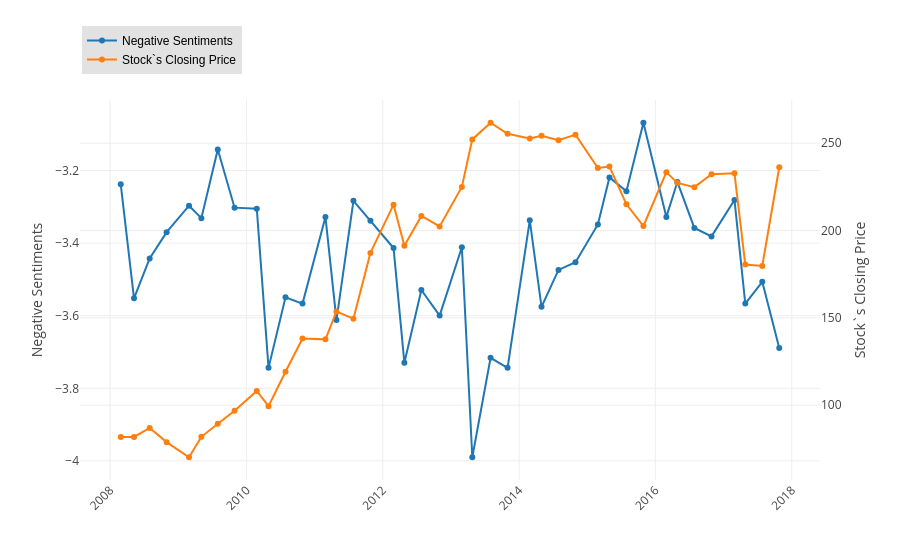

This figure's notebook cell:
### Markdown cell above
#### Analyze the trend between stock price and negative sentiments

### Code cell
import plotly.graph_objs as go
from plotly.offline import download_plotlyjs, init_notebook_mode, iplot
init_notebook_mode(connected=True)

# Create traces
trace0 = go.Scatter(
    x = test['Date'],
    y = np.log(test['Neg_Score']),
    mode = 'lines+markers',
    name='Negative Sentiments'
)

trace1 = go.Scatter(
    x =  test_one['Date'],
    y =  test_one['Close'],
    mode = 'lines+markers',
    name = 'Stock`s Closing Price',
    yaxis='y2'
)

layout = go.Layout(
    xaxis=dict(tickangle=-45),
    yaxis=dict(
        autorange=True,
        title = 'Negative Sentiments'
   ),    
    legend=dict(
        x=0,
        y=1.2,
        traceorder='normal',
        font=dict(
            family='sans-serif',
            size=12,
            color='#000'
        ),
        bgcolor='#E2E2E2',
        bordercolor='#FFFFFF',
        borderwidth=2
    ),
    yaxis2=dict(
        title='Stock`s Closing Price',
        overlaying='y',
        side='right'
    ),
)
data = [trace0, trace1]
fig = go.Figure(data=data,layout=layout)
iplot(fig)

### Figure 1 — Plotly figure (JSON) as saved in the notebook; plotly's stock layout.template omitted (floating-point values rounded to 4 significant figures)
{"data": [{"mode": "lines+markers", "name": "Negative Sentiments", "type": "scatter", "uid": "d4acd29a-4f1e-4839-b57e-4591e9518d20", "x": ["2008-02-27", "2008-05-08", "2008-07-31", "2008-10-30", "2009-02-27", "2009-05-04", "2009-07-31", "2009-10-29", "2010-02-25", "2010-04-29", "2010-07-29", "2010-10-28", "2011-02-28", "2011-04-28", "2011-07-28", "2011-10-27", "2012-02-28", "2012-04-26", "2012-07-26", "2012-11-01", "2013-02-28", "2013-04-25", "2013-08-01", "2013-10-31", "2014-02-27", "2014-05-01", "2014-07-31", "2014-10-30", "2015-02-27", "2015-04-30", "2015-07-30", "2015-10-29", "2016-02-29", "2016-04-28", "2016-07-28", "2016-10-28", "2017-02-28", "2017-04-27", "2017-07-27", "2017-10-26"], "y": [-3.238, -3.552, -3.442, -3.37, -3.297, -3.331, -3.142, -3.302, -3.305, -3.744, -3.549, -3.567, -3.328, -3.612, -3.283, -3.338, -3.413, -3.73, -3.529, -3.6, -3.411, -3.99, -3.716, -3.744, -3.337, -3.576, -3.474, -3.452, -3.349, -3.219, -3.257, -3.068, -3.328, -3.231, -3.358, -3.381, -3.281, -3.567, -3.507, -3.689]}, {"mode": "lines+markers", "name": "Stock`s Closing Price", "type": "scatter", "uid": "85951644-6235-4b61-a8b7-60309e95acbe", "x": ["2008-02-27", "2008-05-08", "2008-07-31", "2008-10-30", "2009-02-27", "2009-05-04", "2009-07-31", "2009-10-29", "2010-02-25", "2010-04-29", "2010-07-29", "2010-10-28", "2011-02-28", "2011-04-28", "2011-07-28", "2011-10-27", "2012-02-28", "2012-04-26", "2012-07-26", "2012-11-01", "2013-02-28", "2013-04-25", "2013-08-01", "2013-10-31", "2014-02-27", "2014-05-01", "2014-07-31", "2014-10-30", "2015-02-27", "2015-04-30", "2015-07-30", "2015-10-29", "2016-02-29", "2016-04-28", "2016-07-28", "2016-10-28", "2017-02-28", "2017-04-27", "2017-07-27", "2017-10-26"], "y": [81.8, 81.8, 86.97, 78.84, 70.18, 81.88, 89.36, 96.83, 108.1, 99.45, 119.1, 138.1, 137.7, 153.7, 149.5, 187.2, 214.8, 191.2, 208.4, 202.4, 225.0, 252.2, 261.7, 255.4, 252.7, 254.3, 251.7, 254.9, 235.8, 236.7, 215.0, 202.6, 233.4, 227.2, 224.8, 232.2, 232.8, 180.5, 179.8, 236.2], "yaxis": "y2"}], "layout": {"legend": {"bgcolor": "#E2E2E2", "bordercolor": "#FFFFFF", "borderwidth": 2, "font": {"color": "#000", "family": "sans-serif", "size": 12}, "traceorder": "normal", "x": 0, "y": 1.2}, "xaxis": {"tickangle": -45}, "yaxis": {"autorange": true, "title": {"text": "Negative Sentiments"}}, "yaxis2": {"overlaying": "y", "side": "right", "title": {"text": "Stock`s Closing Price"}}}}
